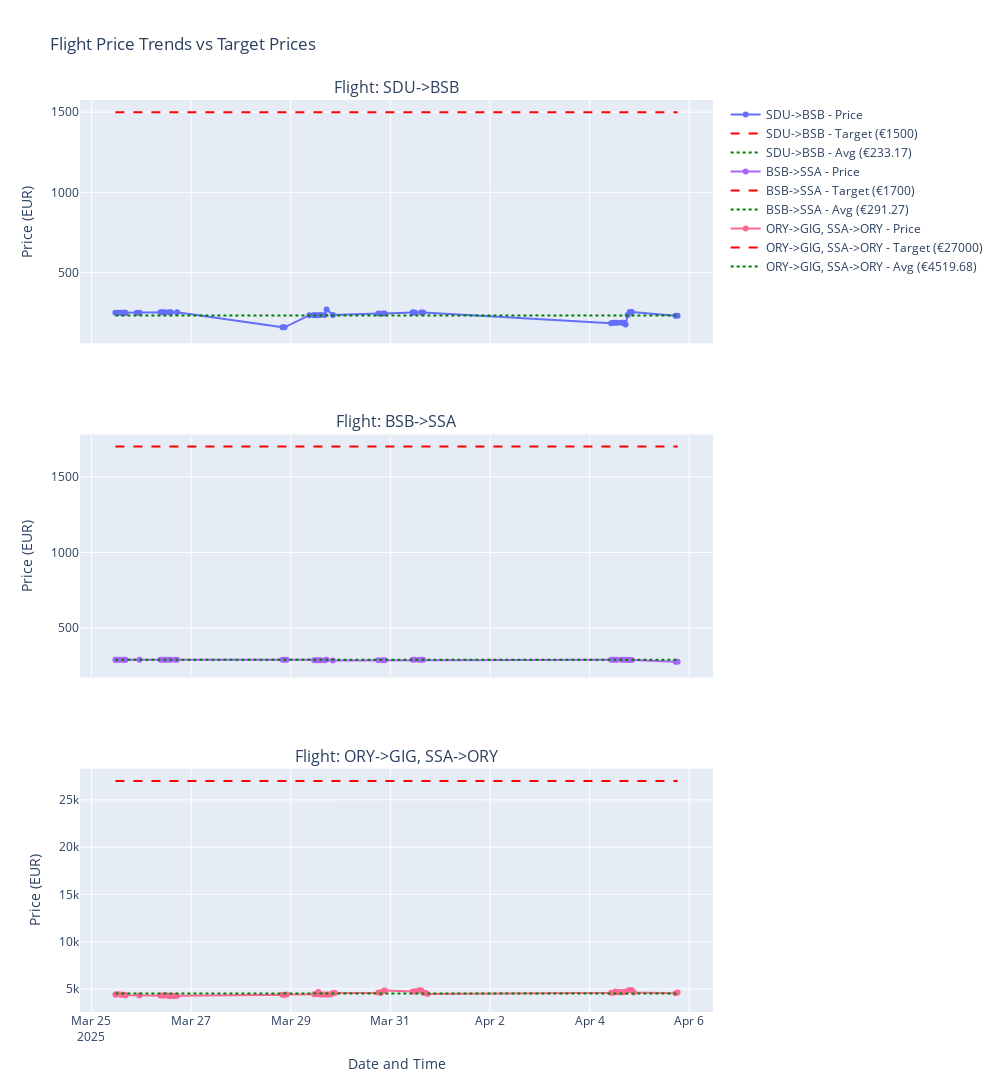

Write notebook code for a chart like this one.
### Markdown cell above
## Price Comparison with Target Prices

### Code cell
# Create a figure with subplots for each flight
fig = make_subplots(rows=len(unique_flights), cols=1,
                   subplot_titles=[f'Flight: {flight}' for flight in unique_flights],
                   shared_xaxes=True,
                   vertical_spacing=0.1)

# Add traces for each flight
for i, flight in enumerate(unique_flights):
    flight_data = df[df['Flight'] == flight]
    
    # Add line trace for price
    fig.add_trace(
        go.Scatter(x=flight_data['Datetime'], y=flight_data['Price_EUR'],
                  mode='lines+markers', name=f'{flight} - Price',
                  line=dict(width=2),
                  hovertemplate='Date: %{x|%Y-%m-%d %H:%M}<br>Price: €%{y:.2f}'),
        row=i+1, col=1
    )
    
    # Add horizontal line for target price
    target_price = flight_data['Target_Price'].iloc[0]
    fig.add_trace(
        go.Scatter(x=[flight_data['Datetime'].min(), flight_data['Datetime'].max()], 
                  y=[target_price, target_price], mode='lines',
                  name=f'{flight} - Target (€{target_price})',
                  line=dict(dash='dash', color='red'),
                  hoverinfo='skip'),
        row=i+1, col=1
    )
    
    # Add horizontal line for average price
    avg_price = flight_data['Price_EUR'].mean()
    fig.add_trace(
        go.Scatter(x=[flight_data['Datetime'].min(), flight_data['Datetime'].max()], 
                  y=[avg_price, avg_price], mode='lines',
                  name=f'{flight} - Avg (€{avg_price:.2f})',
                  line=dict(dash='dot', color='green'),
                  hoverinfo='skip'),
        row=i+1, col=1
    )

# Update layout
fig.update_layout(
    height=400*len(unique_flights),
    width=1000,
    title_text="Flight Price Trends vs Target Prices",
    showlegend=True,
    legend=dict(groupclick="toggleitem"),
    hovermode="closest",
    xaxis=dict(tickformat='%Y-%m-%d %H:%M')
)

# Update y-axes titles
for i in range(len(unique_flights)):
    fig.update_yaxes(title_text="Price (EUR)", row=i+1, col=1)

# Update x-axis title only for the bottom subplot
fig.update_xaxes(title_text="Date and Time", row=len(unique_flights), col=1)

# Show the plot
fig.show()
